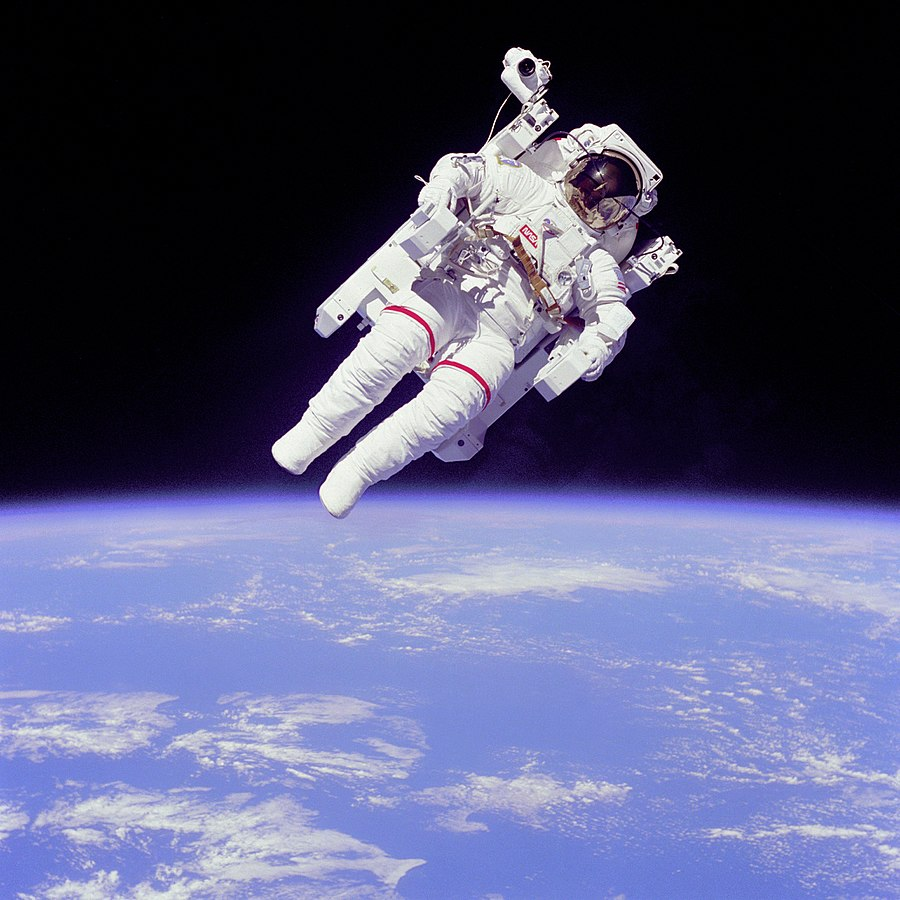
#> input picture image_analyse/900px-Astronaut-EVA.jpg, 900 x 900 px
$ python 'Histogram Equalization.py'   (older library calls are emulated)
#> lines starting #> are read from the running program, lines starting #| are printed output that depends on the picture
import matplotlib.pyplot as plt  # TODO: port away from matplotlib to a seaborn
import numpy as np

# TODO: put all of this nonsense into some functions

# Load the image into an array: image
image = plt.imread('900px-Astronaut-EVA.jpg')
#> image is the input picture: shape (900, 900, 3); mean R, G, B 86.4, 88.5, 121.1

# Flatten the image into 1 dimension: pixels
pixels = image.flatten()

# Generate a cumulative histogram
cdf, bins, patches = plt.hist(pixels, bins=256, range=(0, 256), normed=True, cumulative=True)
#> cdf = 256 values from 0.0721 to 1; bins = 257 values from 0 to 256; patches = 256 items
new_pixels = np.interp(pixels, bins[:-1], cdf * 255)

# Reshape new_pixels as a 2-D array: new_image
new_image = new_pixels.reshape(image.shape)
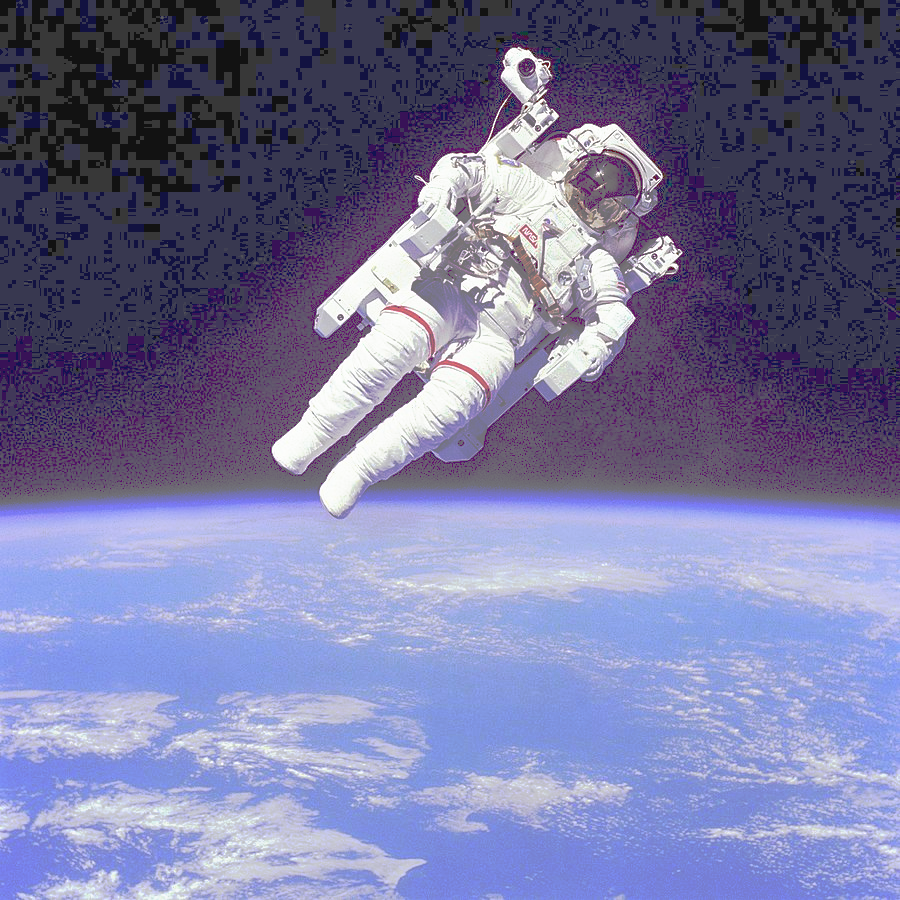
#> new_image: shape (900, 900, 3) float64; mean R, G, B 118.6, 118.8, 158.7

# Display the new image with 'gray' color map
plt.subplot(2, 1, 1)
plt.title('Equalized image')
plt.axis('off')
plt.imshow(new_image, cmap='gray')

# Generate a histogram of the new pixels
plt.subplot(2, 1, 2)
pdf = plt.hist(new_pixels, bins=64, range=(0, 256), normed=False,
               color='red', alpha=0.4)
plt.grid('off')

# Use plt.twinx() to overlay the CDF in the bottom subplot
plt.twinx()
plt.xlim((0, 256))
plt.grid('off')

# Add title
plt.title('PDF & CDF (equalized image)')

# Generate a cumulative histogram of the new pixels
cdf = plt.hist(new_pixels, bins=64, range=(0, 256),
               cumulative=True, normed=True,
               color='blue', alpha=0.4)
plt.show()
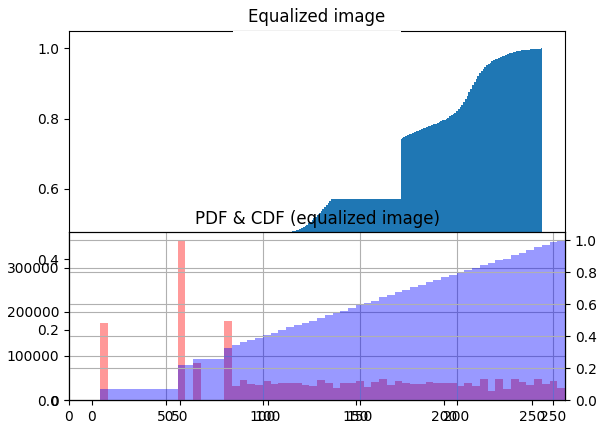
#> figure drawn by matplotlib, 4 panels; panel 1: tallest bar 1 high, from x = 255 to 256; panel 3: tallest bar 361843 high, from x = 56 to 60; panel 4: tallest bar 1 high, from x = 252 to 256
